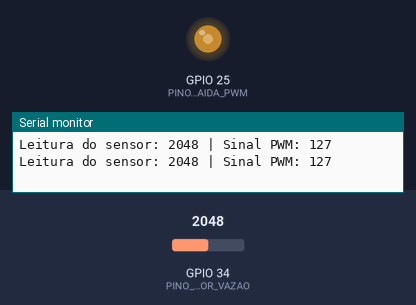
The sketch below on a simulated ESP32. Parts: output pins drawn as LEDs (lit = HIGH), the last lines printed to the serial monitor. The inputs (shaded band) are chosen by the test bench; at power-on: GPIO 34 (PINO_SENSOR_VAZAO) = 2048.

Above: at 1.8 s.
1.9 s: GPIO 34 (PINO_SENSOR_VAZAO) set to 2866
At 3.1 s:
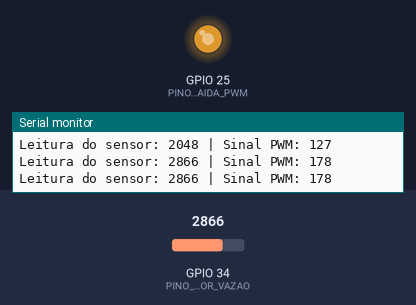
3.5 s: GPIO 34 (PINO_SENSOR_VAZAO) set to 3603
At 4.7 s:
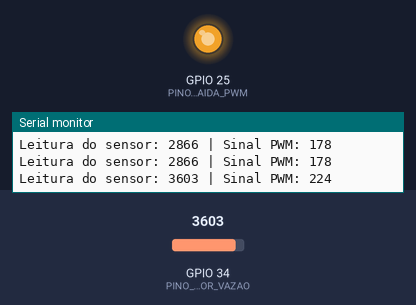
5.5 s: GPIO 34 (PINO_SENSOR_VAZAO) set to 491
At 7.2 s:
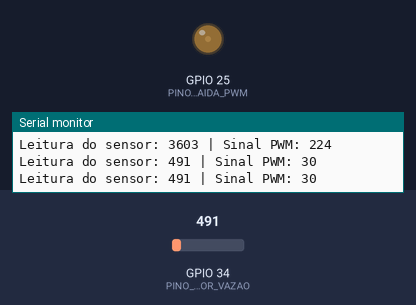
7.5 s: GPIO 34 (PINO_SENSOR_VAZAO) set to 0
At 8.9 s:
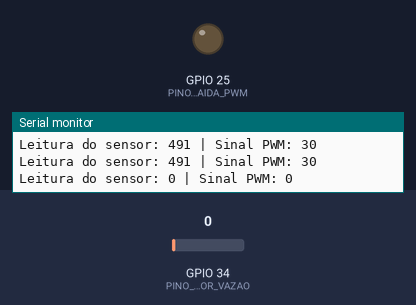
9.5 s: GPIO 34 (PINO_SENSOR_VAZAO) set to 2047
At 10.5 s:
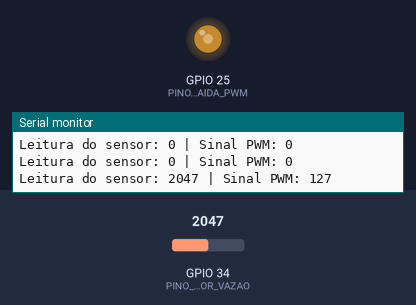
Timing chart, 0 to 12.5 s (numbered marks = the images above; inputs shaded):
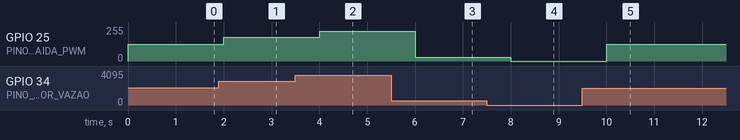

The sketch:

codigo_esp32.ino
```cpp
// Projeto Integrador II - Dosagem de Fluoreto CORSAN
// Código inicial para automação da bomba dosadora com ESP32

#define PINO_SENSOR_VAZAO 34
#define PINO_SAIDA_PWM 25

float vazao = 0.0;
int sinalPWM = 0;

void setup() {
  Serial.begin(115200);

  pinMode(PINO_SENSOR_VAZAO, INPUT);
  pinMode(PINO_SAIDA_PWM, OUTPUT);

  Serial.println("Sistema de automação da bomba dosadora iniciado.");
}

void loop() {
  int leituraSensor = analogRead(PINO_SENSOR_VAZAO);

  vazao = leituraSensor;

  sinalPWM = map(leituraSensor, 0, 4095, 0, 255);

  analogWrite(PINO_SAIDA_PWM, sinalPWM);

  Serial.print("Leitura do sensor: ");
  Serial.print(leituraSensor);
  Serial.print(" | Sinal PWM: ");
  Serial.println(sinalPWM);

  delay(1000);
}
```

Measured:
- after the input at 1.9 s, GPIO 25 (PINO_SAIDA_PWM): 127/255 → 178/255 after 0.10 s
- after the input at 3.5 s, GPIO 25 (PINO_SAIDA_PWM): 178/255 → 224/255 after 0.50 s
- after the input at 5.5 s, GPIO 25 (PINO_SAIDA_PWM): 224/255 → 30/255 after 0.50 s
- after the input at 7.5 s, GPIO 25 (PINO_SAIDA_PWM): 30/255 → 0/255 after 0.51 s
- after the input at 9.5 s, GPIO 25 (PINO_SAIDA_PWM): 0/255 → 127/255 after 0.51 s
